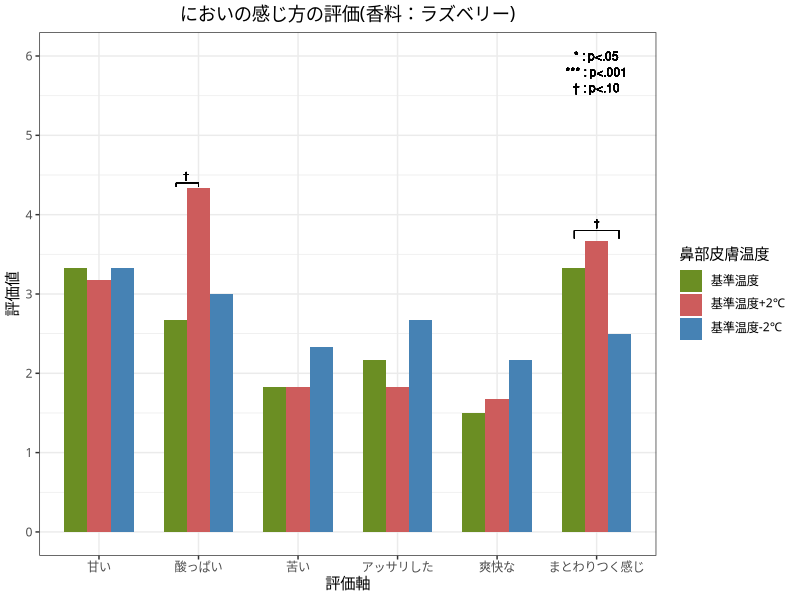

This figure's R source:
library(ggplot2)
library(ggsci)

data_rating <- read.csv("ex2_raspberry.csv", header=TRUE)
data_rating$鼻部皮膚温度 <- factor(data_rating$温度, levels = c('基準温度', '基準温度+2℃', '基準温度-2℃'))
g <- ggplot(data_rating, aes(x = 評価軸, y = 評価値, fill = 鼻部皮膚温度))
g <- g + geom_bar(width = 0.7, position = position_dodge(width = 0.7), stat = "identity")
g <- g + scale_x_discrete(limit=c('甘い', '酸っぱい', '苦い', 'アッサリした', '爽快な', 'まとわりつく感じ'))
g <- g + theme_bw(base_family="HiraKakuProN-W3")
g <- g + scale_y_continuous(breaks=seq(0, 6, length=7), limits=c(0,6))
g <- g + scale_fill_manual(values = c("#6B8E23", "#CD5C5C", "#4682B4"))
# 有意差を書き込む

# ダガー
g <- g + geom_text(x = 1.875, y = 4.5, label = "†", size = 2.5) + geom_segment(x = 1.775, xend = 1.775, y = 4.4, yend = 4.35, size = 0.2) + geom_segment(x = 1.775, xend = 2, y = 4.4, yend = 4.4, size = 0.2) + geom_segment(x = 2, xend = 2, y = 4.4, yend = 4.35, size = 0.2)

g <- g + geom_text(x = 6, y = 3.9, label = "†", size = 2.5) + geom_segment(x = 5.775, xend = 5.775, y = 3.8, yend = 3.7, size = 0.2) + geom_segment(x = 5.775, xend = 6.225, y = 3.8, yend = 3.8, size = 0.2) + geom_segment(x = 6.225, xend = 6.225, y = 3.8, yend = 3.7, size = 0.2)

g <- g + geom_text(x = 6, y = 6, label = "* : p<.05", size = 3)
g <- g + geom_text(x = 6, y = 5.8, label = "*** : p<.001", size = 3)
g <- g + geom_text(x = 6, y = 5.6, label = "† : p<.10", size = 3)

# タイトル追加
g <- g + ggtitle("においの感じ方の評価(香料：ラズベリー)") + theme(plot.title = element_text(hjust = 0.5))

plot(g)